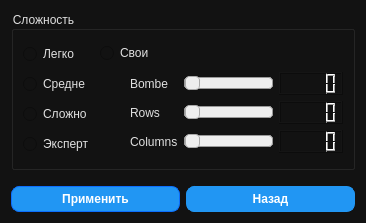
<?xml version="1.0" encoding="UTF-8"?>
<ui version="4.0">
 <class>OptionWindow</class>
 <widget class="QWidget" name="OptionWindow">
  <property name="geometry">
   <rect>
    <x>0</x>
    <y>0</y>
    <width>366</width>
    <height>223</height>
   </rect>
  </property>
  <property name="windowTitle">
   <string>Settings</string>
  </property>
  <property name="styleSheet">
   <string notr="true">QWidget {
    background-color: #121212;  /* Основной темный фон */
    color: #E0E0E0;  /* Светлый текст */
}
</string>
  </property>
  <layout class="QVBoxLayout" name="verticalLayout_11">
   <item>
    <widget class="QGroupBox" name="groupBox_2">
     <property name="title">
      <string>Сложность</string>
     </property>
     <layout class="QHBoxLayout" name="horizontalLayout">
      <item>
       <layout class="QHBoxLayout" name="horizontalLayout_2">
        <item>
         <layout class="QVBoxLayout" name="verticalLayout_7">
          <item>
           <widget class="QRadioButton" name="rb1">
            <property name="text">
             <string>Легко</string>
            </property>
           </widget>
          </item>
          <item>
           <widget class="QRadioButton" name="rb2">
            <property name="text">
             <string>Средне</string>
            </property>
           </widget>
          </item>
          <item>
           <widget class="QRadioButton" name="rb3">
            <property name="enabled">
             <bool>true</bool>
            </property>
            <property name="text">
             <string>Сложно</string>
            </property>
           </widget>
          </item>
          <item>
           <widget class="QRadioButton" name="rb4">
            <property name="text">
             <string>Эксперт</string>
            </property>
           </widget>
          </item>
         </layout>
        </item>
       </layout>
      </item>
      <item>
       <layout class="QVBoxLayout" name="verticalLayout_10">
        <item>
         <widget class="QRadioButton" name="rb5">
          <property name="styleSheet">
           <string notr="true"/>
          </property>
          <property name="text">
           <string>Свои</string>
          </property>
         </widget>
        </item>
        <item>
         <layout class="QGridLayout" name="costum_3" rowstretch="0,0,0">
          <item row="2" column="3">
           <widget class="QLCDNumber" name="lcd3"/>
          </item>
          <item row="0" column="3">
           <widget class="QLCDNumber" name="lcd1">
            <property name="enabled">
             <bool>true</bool>
            </property>
           </widget>
          </item>
          <item row="1" column="0">
           <spacer name="horizontalSpacer_3">
            <property name="orientation">
             <enum>Qt::Horizontal</enum>
            </property>
            <property name="sizeType">
             <enum>QSizePolicy::Fixed</enum>
            </property>
            <property name="sizeHint" stdset="0">
             <size>
              <width>30</width>
              <height>20</height>
             </size>
            </property>
           </spacer>
          </item>
          <item row="1" column="3">
           <widget class="QLCDNumber" name="lcd2"/>
          </item>
          <item row="1" column="1">
           <widget class="QLabel" name="l2">
            <property name="enabled">
             <bool>false</bool>
            </property>
            <property name="text">
             <string>Rows</string>
            </property>
           </widget>
          </item>
          <item row="0" column="1">
           <widget class="QLabel" name="l1">
            <property name="enabled">
             <bool>false</bool>
            </property>
            <property name="text">
             <string>Bombe</string>
            </property>
           </widget>
          </item>
          <item row="2" column="2">
           <widget class="QSlider" name="s3">
            <property name="enabled">
             <bool>false</bool>
            </property>
            <property name="styleSheet">
             <string notr="true">QSlider::groove:horizontal {
border: 1px solid #bbb;
background: white;
height: 10px;
border-radius: 4px;
}

QSlider::sub-page:horizontal {
background: qlineargradient(x1: 0, y1: 0,    x2: 0, y2: 1,
    stop: 0 #66e, stop: 1 #bbf);
background: qlineargradient(x1: 0, y1: 0.2, x2: 1, y2: 1,
    stop: 0 #bbf, stop: 1 #55f);
border: 1px solid #777;
height: 10px;
border-radius: 4px;
}

QSlider::add-page:horizontal {
background: #fff;
border: 1px solid #777;
height: 10px;
border-radius: 4px;
}

QSlider::handle:horizontal {
background: qlineargradient(x1:0, y1:0, x2:1, y2:1,
    stop:0 #eee, stop:1 #ccc);
border: 1px solid #777;
width: 13px;
margin-top: -2px;
margin-bottom: -2px;
border-radius: 4px;
}

QSlider::handle:horizontal:hover {
background: qlineargradient(x1:0, y1:0, x2:1, y2:1,
    stop:0 #fff, stop:1 #ddd);
border: 1px solid #444;
border-radius: 4px;
}

QSlider::sub-page:horizontal:disabled {
background: #bbb;
border-color: #999;
}

QSlider::add-page:horizontal:disabled {
background: #eee;
border-color: #999;
}

QSlider::handle:horizontal:disabled {
background: #eee;
border: 1px solid #aaa;
border-radius: 4px;
}</string>
            </property>
            <property name="orientation">
             <enum>Qt::Horizontal</enum>
            </property>
           </widget>
          </item>
          <item row="2" column="1">
           <widget class="QLabel" name="l3">
            <property name="enabled">
             <bool>false</bool>
            </property>
            <property name="text">
             <string>Columns</string>
            </property>
           </widget>
          </item>
          <item row="1" column="2">
           <widget class="QSlider" name="s2">
            <property name="enabled">
             <bool>false</bool>
            </property>
            <property name="styleSheet">
             <string notr="true">QSlider::groove:horizontal {
border: 1px solid #bbb;
background: white;
height: 10px;
border-radius: 4px;
}

QSlider::sub-page:horizontal {
background: qlineargradient(x1: 0, y1: 0,    x2: 0, y2: 1,
    stop: 0 #66e, stop: 1 #bbf);
background: qlineargradient(x1: 0, y1: 0.2, x2: 1, y2: 1,
    stop: 0 #bbf, stop: 1 #55f);
border: 1px solid #777;
height: 10px;
border-radius: 4px;
}

QSlider::add-page:horizontal {
background: #fff;
border: 1px solid #777;
height: 10px;
border-radius: 4px;
}

QSlider::handle:horizontal {
background: qlineargradient(x1:0, y1:0, x2:1, y2:1,
    stop:0 #eee, stop:1 #ccc);
border: 1px solid #777;
width: 13px;
margin-top: -2px;
margin-bottom: -2px;
border-radius: 4px;
}

QSlider::handle:horizontal:hover {
background: qlineargradient(x1:0, y1:0, x2:1, y2:1,
    stop:0 #fff, stop:1 #ddd);
border: 1px solid #444;
border-radius: 4px;
}

QSlider::sub-page:horizontal:disabled {
background: #bbb;
border-color: #999;
}

QSlider::add-page:horizontal:disabled {
background: #eee;
border-color: #999;
}

QSlider::handle:horizontal:disabled {
background: #eee;
border: 1px solid #aaa;
border-radius: 4px;
}</string>
            </property>
            <property name="orientation">
             <enum>Qt::Horizontal</enum>
            </property>
           </widget>
          </item>
          <item row="0" column="2">
           <widget class="QSlider" name="s1">
            <property name="enabled">
             <bool>false</bool>
            </property>
            <property name="styleSheet">
             <string notr="true">QSlider::groove:horizontal {
border: 1px solid #bbb;
background: white;
height: 10px;
border-radius: 4px;
}

QSlider::sub-page:horizontal {
background: qlineargradient(x1: 0, y1: 0,    x2: 0, y2: 1,
    stop: 0 #66e, stop: 1 #bbf);
background: qlineargradient(x1: 0, y1: 0.2, x2: 1, y2: 1,
    stop: 0 #bbf, stop: 1 #55f);
border: 1px solid #777;
height: 10px;
border-radius: 4px;
}

QSlider::add-page:horizontal {
background: #fff;
border: 1px solid #777;
height: 10px;
border-radius: 4px;
}

QSlider::handle:horizontal {
background: qlineargradient(x1:0, y1:0, x2:1, y2:1,
    stop:0 #eee, stop:1 #ccc);
border: 1px solid #777;
width: 13px;
margin-top: -2px;
margin-bottom: -2px;
border-radius: 4px;
}

QSlider::handle:horizontal:hover {
background: qlineargradient(x1:0, y1:0, x2:1, y2:1,
    stop:0 #fff, stop:1 #ddd);
border: 1px solid #444;
border-radius: 4px;
}

QSlider::sub-page:horizontal:disabled {
background: #bbb;
border-color: #999;
}

QSlider::add-page:horizontal:disabled {
background: #eee;
border-color: #999;
}

QSlider::handle:horizontal:disabled {
background: #eee;
border: 1px solid #aaa;
border-radius: 4px;
}</string>
            </property>
            <property name="orientation">
             <enum>Qt::Horizontal</enum>
            </property>
           </widget>
          </item>
         </layout>
        </item>
       </layout>
      </item>
     </layout>
    </widget>
   </item>
   <item>
    <layout class="QHBoxLayout" name="horizontalLayout_3">
     <item>
      <widget class="QPushButton" name="apply">
       <property name="styleSheet">
        <string notr="true">
QPushButton {
  background-color: #2196F3;
  color: #fff;
  font-weight: 600;
  border-radius: 8px;
  border: 1px solid #0d6efd;
  padding: 5px 15px;
  margin-top: 10px;
  outline: 0px;
}
QPushButton:hover {
  background-color: #0d6efd;
  border: 3px solid #9ac3fe;
}</string>
       </property>
       <property name="text">
        <string>Применить</string>
       </property>
      </widget>
     </item>
     <item>
      <widget class="QPushButton" name="GoBack">
       <property name="styleSheet">
        <string notr="true">

QPushButton {
  background-color: #2196F3;
  color: #fff;
  font-weight: 600;
  border-radius: 8px;
  border: 1px solid #2196F3;
  padding: 5px 15px;
  margin-top: 10px;
  outline: 0px;
}
QPushButton:hover {
  background-color: #0d6efd;
  border: 3px solid #9ac3fe;
}</string>
       </property>
       <property name="text">
        <string>Назад</string>
       </property>
      </widget>
     </item>
    </layout>
   </item>
  </layout>
 </widget>
 <resources/>
 <connections/>
</ui>
